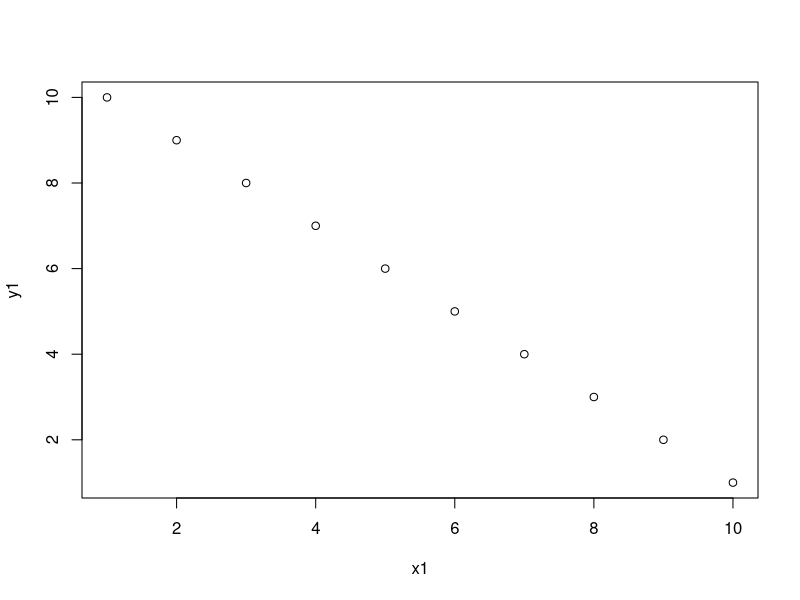
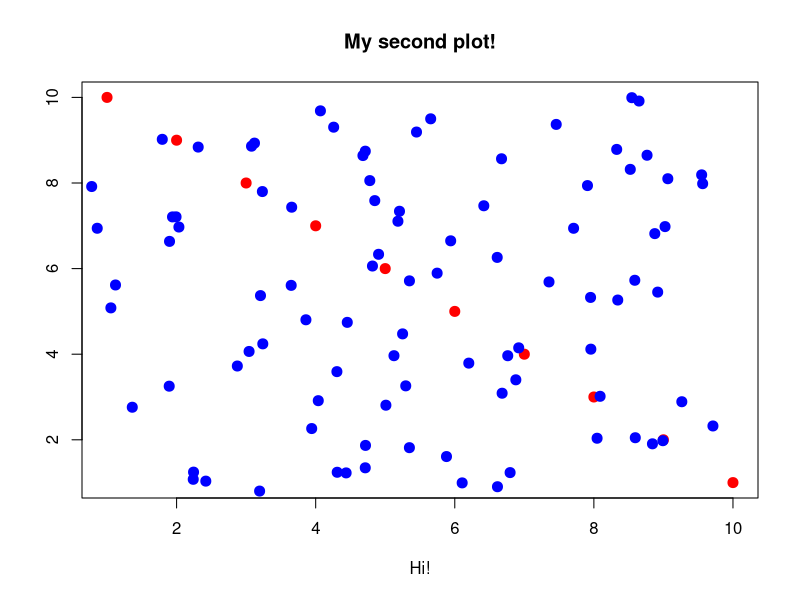
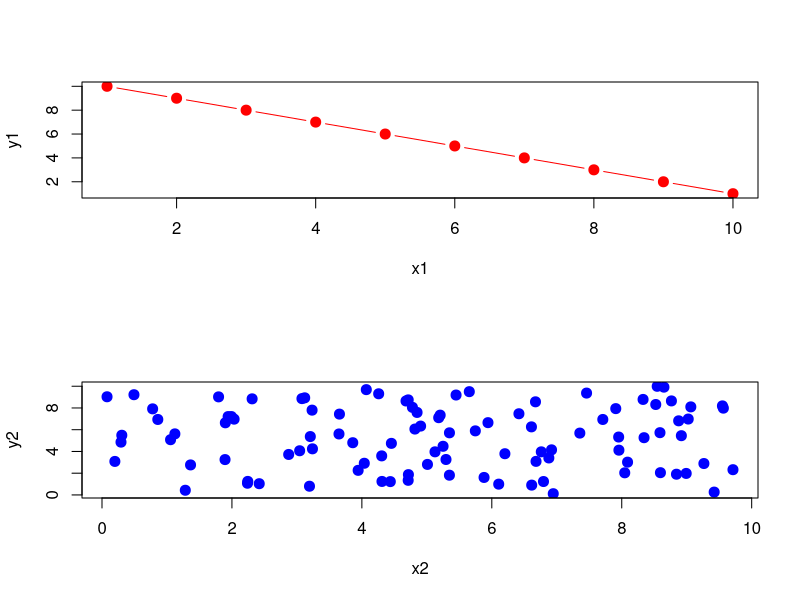
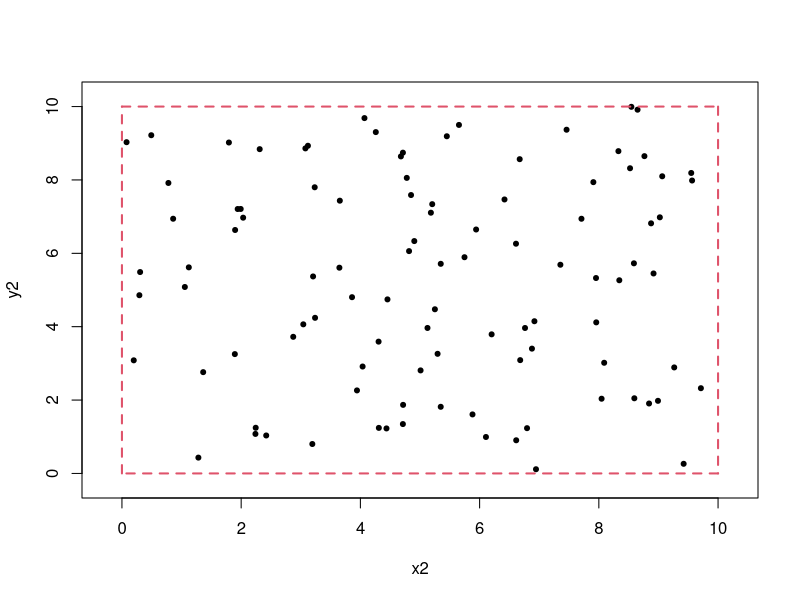
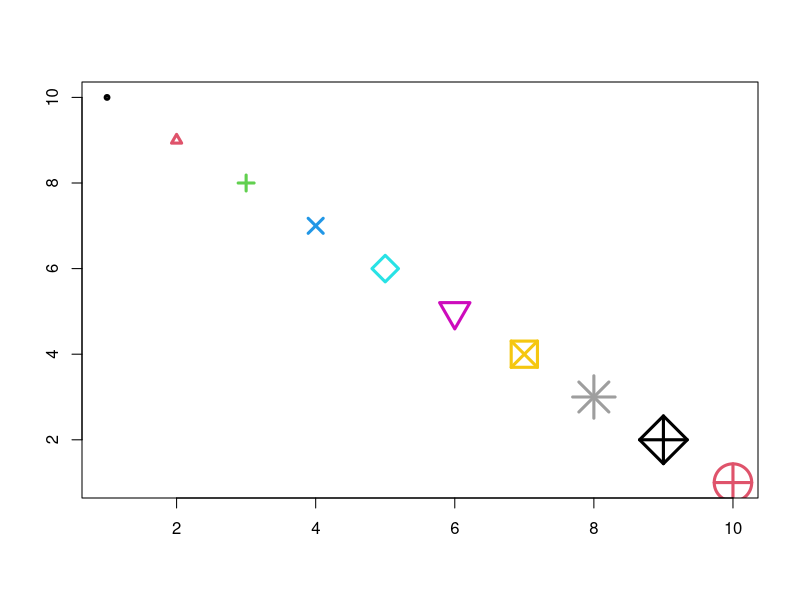
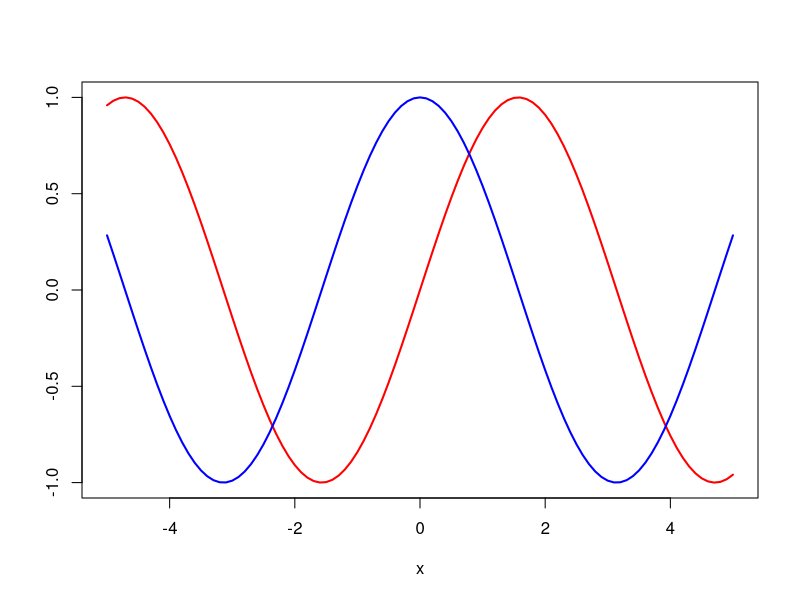
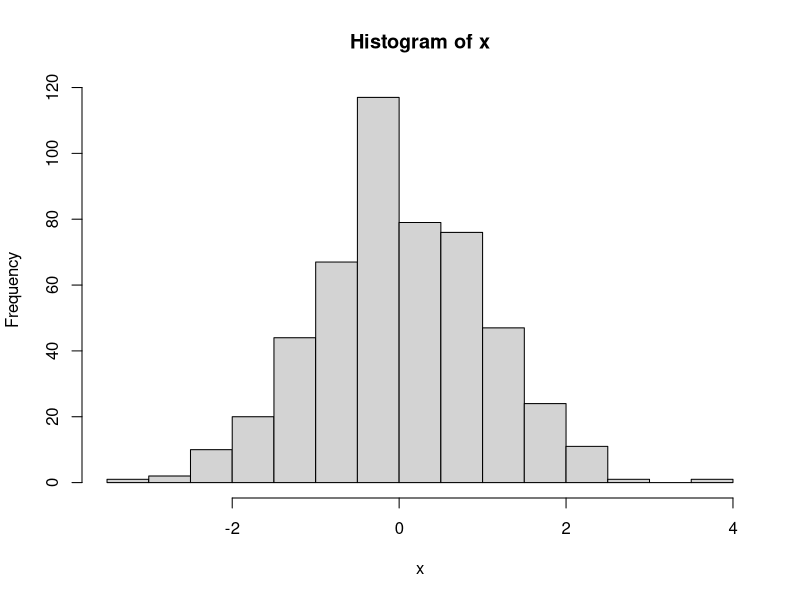
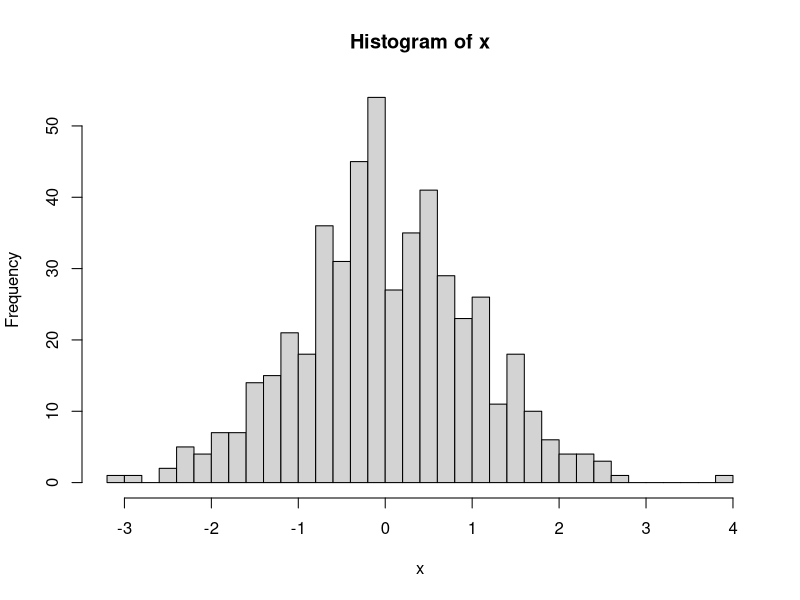

Generate these figures, in order, with R: (Note: this script raises an error after producing the figures.)
###########################################################################
################# Livellamento al Software R - Lezione 4 ##################
###########################################################################

# 1. Grafici di base ------------------------------------------------------

# 1.1 plot() --------------------------------------------------------------

# La funzione R piu' semplice (e, probabilmente, anche la piu' importante) per
# creare un grafico e' plot(). Il suo comportamento dipende dalla "classe" degli
# oggetti che vengono passati in input (vedi ?plot e sezione 2 di questo
# script).

# Il primo grafico che andiamo a creare e' uno "scatter plot":
x1 <- 1:10
y1 <- 10:1
plot(x1, y1)

# Vediamo che il grafico viene mostrato nella console denominata "Plots" la
# quale, di default, e' nel pannello in basso a dx di Rstudio.

# Dalla pagina di help ?base::plot leggiamo quanto segue:
# > For simple scatter plots, plot.default will be used.

# e, dalla pagina di help ?plot.default vediamo che la funzione accetta diversi
# argomenti (descritti nella sezione Arguments) e diversi "graphical parameters"
# (descritti nella sezione Details) per modificare ed aggiustare l'aspetto di un
# grafico. Ad esempio:
plot(x1, y1, col = "red", cex = 2, pch = 20, xlab = "Hi!", ylab = "", main = "My second plot!")

# Tipicamente, ogni volta che eseguiamo la funzione plot() viene generato un
# grafico nuovo. Per aggiungere un "nuovo" insieme di punti ad un grafico
# esistente possiamo usare la funzione "points()":
x2 <- runif(100, min = 0, max = 10)
y2 <- runif(100, min = 0, max = 10)
points(x2, y2, col = "blue", cex = 2, pch = 20)

# D'altro canto, se vogliamo rappresentare i due insiemi di punti in due grafici
# distinti nello stesso pannello dobbiamo modificare il parametro "mfrow" (o
# "mfcol"):
old_par <- par(mfrow = c(2, 1)) # vogliamo una matrice di grafici con 1 riga e 2 colonne riempita per riga
plot(x1, y1, type = "b", col = "red", cex = 2, pch = 20)
plot(x2, y2, col = "blue", cex = 2, pch = 20)

# NB: la funzione layout() puo' essere utilizzata per definire layout grafici
# molto piu' complessi di quelli creabili tramite "mfrow" e "mfcol". Se volete
# leggere piu' dettagli, vi rimando alla pagina di help ed alla sezione 7.1.2 di
# "The R Software".

# Per "cancellare" tutti i grafici salvati in memoria da Rstudio possiamo usare
dev.off()

# e, per resettare i vecchi parametri grafici:
par(old_par)

# 1.2 segments() e lines() ------------------------------------------------

# Le funzioni segments() e lines() possono essere usate per aggiungere linee e
# segmenti ad un grafico gia' esistente. Ad esempio:
plot(x2, y2, xlim = c(-0.25, 10.25), ylim = c(-0.25, 10.25), pch = 20)
segments(
  x0 = c(0,   0, 10, 10),
  y0 = c(0,  10, 10,  0),
  x1 = c(0,  10, 10,  0),
  y1 = c(10, 10,  0,  0),
  lwd = 2, # spessore della linea
  col = 2, # Provate a leggere la sezione "Color Specification" in ?par
  lty = 2 # tipologia di tratto
)

# NB: La funzione plot e' vettorizzata anche rispetto ai suoi parametri
plot(x1, y1, col = 1:10, pch = 1:10, cex = 1:10 / 2, lwd = 3, xlab = "", ylab = "")

# oppure
x3 <- seq(-5, 5, by = 0.1)
plot(x3, sin(x3), type = "l", ylab = "", xlab = "x", lwd = 2, col = "red")
lines(x3, cos(x3), lwd = 2, col = "blue")

rm(list = ls())

# 1.3 hist() and density() ------------------------------------------------

# Le funzioni hist() e density() possono essere utilizzate per ricavare una
# rappresentazione grafica che descrive l'andamento di una variabile numerica.
# In particolare, hist() serve per calcolare e rappresentare un "istogramma"
# dato un insieme di valori in input:
set.seed(1)
x <- rnorm(n = 500)
hist(x)

# Tramite l'argomento "breaks" possiamo modificare il numero di "breakpoints"
# utilizzati nella funzione:
hist(x, breaks = 30)

# Inoltre notiamo come, di default, la funzione crea un istogramma con i
# conteggi di frequenze. Possiamo modificare questo aspetto tramite l'argomento
# "freq":
hist(x, breaks = 30, freq = FALSE)

# La funzione density() serve per ricavare una stima non-parametrica di una
# funzione di densita' f partendo da un campione di osservazioni X1, ..., Xn ed
# uno stimatore kernel. In maniera molto informale, potremmo dire che density()
# puo' essere usata per ottenere una versione lisciata di un istogramma di
# frequenze. Senza soffermarci troppo sui dettagli teorici (che pero' sono molto
# importanti, provate infatti a leggere ?density e alcune delle references li'
# riportate), l'utilizzo e' piuttosto immediato.
density(x)

# L'output e' un po' criptico. Tuttavia, grazie alle "magiche" proprieta' della
# funzione plot() possiamo rappresentarlo molto facilmente:
plot(density(x))

# Vediamo tra poco perche' e' possibile fare cio'. Per il momento, possiamo solo
# notare graficamente la somiglianza tra l'istogramma e la stima di densita'
# kernel. L'argomento di gran lunga piu' imporante di density() e' "bw" il quale
# serve a specificare il "grado" di lisciamento desiderato. Ad esempio:
plot(density(x, bw = 1))
plot(density(x, bw = 0.1))

# Anche la funzione lines() gode delle stesse proprieta' magiche di plot(). Per
# questo motivo, possiamo sfruttarla per sovrapporre una stima di densita' non
# parametrica all'istogramma di frequenze relative.
hist(x, breaks = 30, col = "white", border = "darkred", freq = FALSE)
lines(density(x), lwd = 2, col = grey(0.4), lty = 2)

# 1.4 curve() -------------------------------------------------------------

# La funzione curve serve per disegnare una funzione (nel senso che intende R) o
# una espressione matematica del tipo x |-> f(x) specificata tramite il suo
# primo argomento. Ad esempio:
curve(expr = x ^ 3 - x ^ 2 - 3 * x, from = -2, to = 2.5)

# oppure
curve(dnorm, from = -3, to = 3)

# Il grafico creato da curve() puo' essere personalizzato analogamente a quanto
# visto prima:
curve(
  expr = x ^ 3 - x ^ 2 - 3 * x,
  from = -2,
  to = 2.5,
  lwd = 2,
  col = 2,
  main = bquote(x^3 - x ^ 2 - 3 * x), # see ?plotmath
  xlab = "",
  ylab = "",
  cex.axis = 1.25,
  cex.main = 2,
  lty = 2
)

# Concludiamo questa parte mostrando come si puo' calcolare la "Empirical
# Cumulative Distribution Function" (ECDF, ?ecdf) dato un vettore numerico x in
# input. In particolare, la ECDF e' una funzione F(t) costante a tratti che
# calcola la percentuale di valori di x che calcola la percentuale di valori in
# x che e' minore o uguale a t. Ad esempio:
x <- c(1, 2, 3)
plot(ecdf(x))

# Nel seguente esempio proviamo a confrontare la ECDF per un campione casuale
# normale di ampiezza n = 100 con il suo equivalente teorico (aggiunto alla
# figure tramite curve()).
set.seed(1)
x <- rnorm(100)
plot(ecdf(x), cex = 0.1) # anche qua vediamo la "magia" di plot!
curve(pnorm, add = TRUE, col = 2, lwd = 2) #NB: Notare add = TRUE

# Chiaramente ci sono tantissimi argomenti che non abbiamo ancora coperto (le
# palette di colori, la legenda, i parametri di par(), ...). Per tutto questo vi
# rimando alle pagine di help e alla bibliografia suggerita.

# ESERCIZIO: Dopo aver simulato un vettore x contenente n = 500 realizzazioni
# iid da una v.c. N(0, 1), si rappresenti l'istogramma dei valori ottenuti
# scegliendo un opportuno numero di bins.

# ESERCIZIO: Si aggiunga al grafico precedente la funzione di densita' teorica
# (in rosso) e la sua stima non parametrica ottenuta tramite il comando density
# (in blu). Si commenti il risultato.

rm(list = ls())

# 2. class() --------------------------------------------------------------

# Gli oggetti R possono avere dei "metadati" chiamati "attributi" che ne
# descrivono le caratteristiche. Possiamo controllare gli attributi (non
# intrinsechi, vedi sotto) di un oggetto x tramite la funzione attributes().
# Tutti gli oggetti R hanno almeno due attributi: "length" (il numero di
# elementi) e "mode" (che rappresenta una generalizzazione del concetto di
# "tipo" visto nella prima lezione). Questi due attributi vengono denominati
# "attributi intrinsechi" e non vengono restituiti da attributes(). Ad esempio:
x <- c("A", "B", "C")
length(x); mode(x)
attributes(x)

x <- list(list(list(1)))
length(x); mode(x)
attributes(x)

# Molte altre tipologie di oggetti hanno degli attributi extra. Ad esempio:
x <- matrix(1:9, 3, 3)
length(x); mode(x)
attributes(x)

x <- factor(letters)
length(x); mode(x)
attributes(x)

# La "classe" e' uno degli attributi piu' importanti in R poiche ci permette di
# sfruttare la programmazione ad oggetti denominata S3. Ad esempio:
x <- rnorm(100)
my_hist <- hist(x, plot = FALSE) # possiamo calcolare le componenti di un istogramma anche senza plottarlo!
class(my_hist)

my_density <- density(x)
class(my_density)

my_ecdf <- ecdf(x)
class(my_ecdf)

# 3. Pillole di S3 --------------------------------------------------------

# Il linguaggio R implementa un sistema di programmazione ad oggetti molto
# semplice denominato S3. Alla base di questo sistema giace un insieme di
# funzioni chiamate "generic functions", i.e. funzioni il cui comportamento
# varia in base alla classe degli oggetti che vengono passati in input.

# Possiamo riconoscere che una funzione f e' una "generic functions" se ha un
# costrutto di questo tipo:
plot

# L'istruzione 'UseMethod("plot")' ci permette di capire che plot e' una "generic
# function". Di conseguenza, essa richiama un'altra funzione (solitamente
# chiamata "method") in base alla classe del primo oggetto passato in input.
# Possiamo elencare tutti i metodi associati ad una generic tramite la funzione
# methods():
methods("plot")

# Vediamo che i methods hanno la forma: generic.class (e.g. plot.factor).

# Di conseguenza, quando noi scriviamo plot(ecdf(x)), R implicitamente richiama
# il metodo plot.ecdf(). Analogamente, l'istruzione plot(density(x)) richiama
# plot.density() (e cosi' via...).

# Possiamo consultare la definizione di un "method" come segue:
getS3method("plot", "ecdf")

rm(list = ls())

# 4. Nuove funzioni su R!  ------------------------------------------------

# Implementare nuove funzioni su R serve per ripetere lo stesso set di
# operazioni piu' e piu' volte modificando unicamente gli oggetti in input.

# Ad esempio, se volessimo calcolare la media potenziata di ordine r = 5 (i.e.
# (1 / n * sum_i x_i ^ r) ^ 1/r) per un vettore tipo
x <- 1:10

# dovremmo implementare il seguente set di operazioni
exp(log(mean(x ^ 5)) / 5)

# Per calcolare la media potenziata di ordine r = 10:
exp(log(mean(x ^ 10)) / 10)

# Abbiamo ripetuto le stesse operazioni cambiando unicamente il numero associato
# ad r. Queste ripetizioni aumentano le probabilita' di errori quando copiamo ed
# incolliamo il codice tra un set di operazioni e l'altro. Inoltre, nel caso in
# cui decidessimo di modificare l'algoritmo sottostante, dovremmo modificarlo
# manualmente in tutte le parti dello script (il che aumenta nuovamente la
# probabilita' di commettere errori). Di conseguenza, potrebbe essere conveniente
# definire una nuova funzione come segue:
powered_mean <- function(x, r = 1) {
  exp(log(mean(x ^ r)) / r)
}

# ed eseguirla modificando solo il valore associato ad r
powered_mean(x, r = 5)
powered_mean(x, r = 10)

# Per creare una nuova funzione si utilizza la seguente sintassi:

# name <- function(list or arguments) {
#   body of the function
# }

# In particolare:

# - Il nome della funzione segue le stesse regole dell'assegnazione viste in
# precedenza.
# - Il body della funzione e' una sequenza di istruzioni R (e, eventualmente,
# commenti);
# - Gli argomenti della funzione vengono identificati tramite il loro nome (che
# deve essere univoco). Uno, alcuni o tutti gli argomenti possono avere un
# valore di default (che verra' usato nel caso in cui l'utente non specifichi
# nulla quando richiama tale funzione). Nel caso precedente, x non ha un
# valore di default, r si'.

# Se eseguiamo il nome di una funzione senza le parentesi, R stampa a schermo il
# "body":
powered_mean

# ESERCIZIO: Provate a definire una funzione f la quale, dato un vettore
# numerico in input, restituisce una lista contenente la media, la varianza, il
# minimo ed il massimo di tale vettore. Assegnate un nome opportuno agli
# elementi della lista.

# 4.2 Return value --------------------------------------------------------

# Ogni funzione R restituisce un valore in output (in maniera implicita od
# esplicita). Possiamo definire degli output espliciti tramite la funzione
# return(). Ad esempio:
test_return <- function(x, y) {
  out <- list(x = x, y = y, z = x + y)
  return(out)
}

test_return(1, 2)

# Se R raggiunge la fine delle istruzioni incluse nel body senza aver incontrato
# nessuna istruzione di return, allora egli restituisce l'ultimo oggetto
# valutato. Ad esempio:
test_return_2 <- function(x, y) {
  list(x = x, y = y, z = x + y)
}
test_return_2(1, 2)

# La funzione test_return_2 e' identica a test_return. Per questo motivo, in R il
# return esplicito viene utilizzato unicamente per implementare un comportamento
# denominato "early return" (vedremo esempi piu' avanti).

# ESERCIZIO: Supponiamo che X1, ..., Xn sia un campione casuale estratto da una
# popolazione X ~ Poisson(lambda). Si implementi una funzione che, dati in input
# un vettore numerico x ed una stima per lambda, restituisce il valore della
# funzione di verosimiglianza.

# ESERCIZIO (AVANZATO): Dato il seguente campione casuale,
x <- rpois(n = 100, lambda = 2)
# si rappresenti la funzione di verosimiglianza calcolata al punto precedente
# fissando un opportuno range di valori per lambda. Suggerimento: consultare
# l'help della funzione "curve()" per capire come rappresentare funzioni
# definite ad-hoc.

# ESERCIZIO: Supponiamo che X1, ..., X100 sia un campione casuale estratto da
# una popolazione X ~ N(mu, 1). Si implementi una funzione che, dato in input un
# valore mu0, permetta di calcolare il pvalue del test
#                        H0: mu = mu0 vs H1: mu > mu0.

rm(list = ls())

# 4.3 Lexical scoping (avanzato) ------------------------------------------

# Ma cosa succede quando eseguiamo una funzione che modifica una variabile
# avente lo stesso nome di un'altra variabile nel global environment? Ad
# esempio:
x <- 5
my_sum1 <- function(x) {
  x <- x + 1
  x
}
my_sum1(x)
x # ????

# Questo succede perche' le variabili definite dentro ad una funzione "nascono e
# muoiono" dentro a quella funzione e non vanno ad intaccare l'ambiente esterno.

# Cosa succede invece quando una funzione richiama una variabile non definita
# in quella stessa funzione?
my_c <- function(x) {
  c(x, y) # y non e' tra gli argomenti di my_c
}

my_c(1)

# Tuttavia
y <- 2
my_c(1)

# R non trova y tra gli argomenti di y e, come ultima risorsa prima di
# restituire un messaggio di errore, controlla anche se y "esiste" nel global
# enviroment.

# NB: Questo e' un comportamento che puo' avere conseguenza estremamente difficili
# da prevedere ed errori difficili da diagnosticare. E' sempre meglio essere
# ESPLICITI elencando tutti gli argomenti di cui necessita una funzione.

rm(list = ls())
